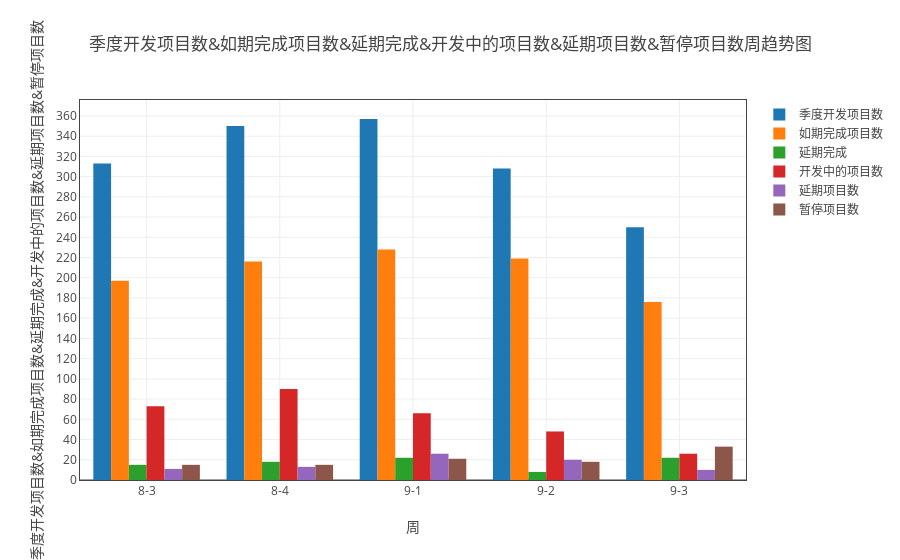
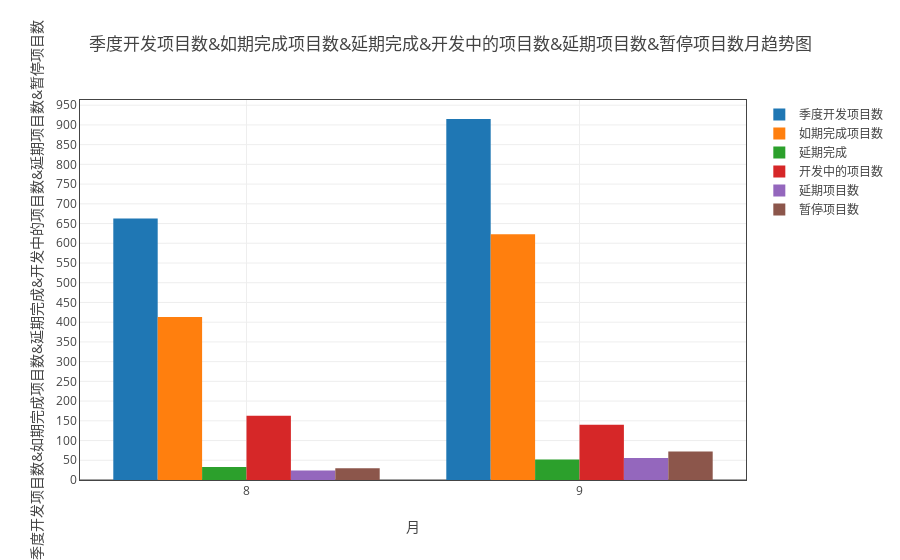

The code cell stored with these charts, in order, in its notebook:
### Markdown cell above
#### 季度开发项目数、如期完成项目数、延期完成、开发中的项目数、延期项目数和暂停项目数

### Code cell
data_dict = {'季度开发项目数': ['季度开发项目数'], '如期完成项目数': ['如期完成项目数'], '延期完成': ['延期完成'],\
             '开发中的项目数': ['开发中的项目数'], '延期项目数': ['延期项目数'], '暂停项目数': ['暂停项目数']}
myModule.plot( all_dict, data_dict, '负责人' ,  'bar' , all='all')

### Figure 1 — Plotly figure (JSON) as saved in the notebook; plotly's stock layout.template omitted (floating-point values rounded to 4 significant figures)
{"data": [{"name": "季度开发项目数", "type": "bar", "uid": "0719519c-c15e-11e8-8387-509a4c0f1ffc", "x": ["8-3", "8-4", "9-1", "9-2", "9-3"], "y": [313, 350, 357, 308, 250]}, {"name": "如期完成项目数", "type": "bar", "uid": "0719519d-c15e-11e8-8373-509a4c0f1ffc", "x": ["8-3", "8-4", "9-1", "9-2", "9-3"], "y": [197, 216, 228, 219, 176]}, {"name": "延期完成", "type": "bar", "uid": "0719519e-c15e-11e8-9bbf-509a4c0f1ffc", "x": ["8-3", "8-4", "9-1", "9-2", "9-3"], "y": [15, 18, 22, 8, 22]}, {"name": "开发中的项目数", "type": "bar", "uid": "0719519f-c15e-11e8-9e01-509a4c0f1ffc", "x": ["8-3", "8-4", "9-1", "9-2", "9-3"], "y": [73, 90, 66, 48, 26]}, {"name": "延期项目数", "type": "bar", "uid": "071951a0-c15e-11e8-8f39-509a4c0f1ffc", "x": ["8-3", "8-4", "9-1", "9-2", "9-3"], "y": [11, 13, 26, 20, 10]}, {"name": "暂停项目数", "type": "bar", "uid": "071951a1-c15e-11e8-be91-509a4c0f1ffc", "x": ["8-3", "8-4", "9-1", "9-2", "9-3"], "y": [15, 15, 21, 18, 33]}], "layout": {"title": "季度开发项目数&如期完成项目数&延期完成&开发中的项目数&延期项目数&暂停项目数周趋势图", "xaxis": {"mirror": "all", "nticks": 20, "showgrid": true, "showline": true, "title": "周", "zeroline": true}, "yaxis": {"mirror": "all", "nticks": 20, "showgrid": true, "showline": true, "title": "季度开发项目数&如期完成项目数&延期完成&开发中的项目数&延期项目数&暂停项目数", "zeroline": true}}}

### Figure 2 — Plotly figure (JSON) as saved in the notebook; plotly's stock layout.template omitted (floating-point values rounded to 4 significant figures)
{"data": [{"name": "季度开发项目数", "type": "bar", "uid": "0726bf1c-c15e-11e8-be1e-509a4c0f1ffc", "x": ["8", "9"], "y": [663, 915]}, {"name": "如期完成项目数", "type": "bar", "uid": "0726bf1d-c15e-11e8-b328-509a4c0f1ffc", "x": ["8", "9"], "y": [413, 623]}, {"name": "延期完成", "type": "bar", "uid": "0726bf1e-c15e-11e8-b289-509a4c0f1ffc", "x": ["8", "9"], "y": [33, 52]}, {"name": "开发中的项目数", "type": "bar", "uid": "0726e62c-c15e-11e8-8421-509a4c0f1ffc", "x": ["8", "9"], "y": [163, 140]}, {"name": "延期项目数", "type": "bar", "uid": "0726e62d-c15e-11e8-aa69-509a4c0f1ffc", "x": ["8", "9"], "y": [24, 56]}, {"name": "暂停项目数", "type": "bar", "uid": "0726e62e-c15e-11e8-b26e-509a4c0f1ffc", "x": ["8", "9"], "y": [30, 72]}], "layout": {"title": "季度开发项目数&如期完成项目数&延期完成&开发中的项目数&延期项目数&暂停项目数月趋势图", "xaxis": {"mirror": "all", "nticks": 20, "showgrid": true, "showline": true, "title": "月", "zeroline": true}, "yaxis": {"mirror": "all", "nticks": 20, "showgrid": true, "showline": true, "title": "季度开发项目数&如期完成项目数&延期完成&开发中的项目数&延期项目数&暂停项目数", "zeroline": true}}}
